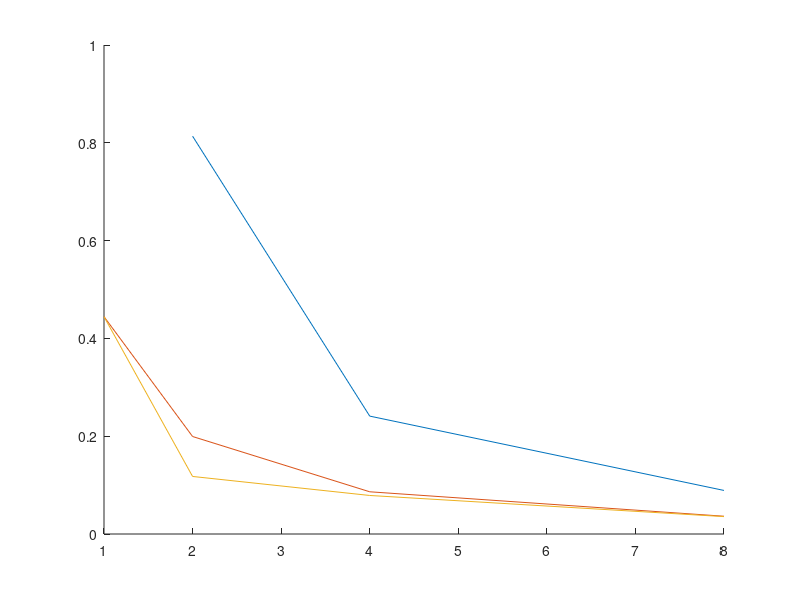

The MATLAB script that drew this image: (Note: this script raises an error after producing the figure.)
%% Numerical Integration: Lab 10
%%%
% *Gwen Zapata*
%%%
% *ISC4220C*
%%

%% $sqrt(t) log(t)$
clear

i = @(t) sqrt(t) .* log(t);
exact = -4/9;

%%%
% Calculate the trapezoidal rule integrals with ns of 1, 2, 4, and 8.
xs = [0,1]; ys = i(xs); ys(1) = 0;
approx(1) = trapz(xs,ys); % n of 1

xs = linspace(0,1,3); ys = i(xs); ys(1) = 0;
approx(2) = trapz(xs,ys); % n of 2

xs = linspace(0,1,5); ys = i(xs); ys(1) = 0;
approx(3) = trapz(xs,ys); % n of 4

xs = linspace(0,1,9); ys = i(xs); ys(1) = 0;
approx(4) = trapz(xs,ys); % n of 8

%%%
% Calculate the error using the known exact integral, and plot the error
% to evaluate the trapezoidal rule's convergence properties.

ns = [1,2,4,8];
aerr = abs(approx -  exact);
rerr = aerr ./ abs(approx);

figure(1);
hold on;
plot(ns, rerr, ns,aerr);

%%%
% Calculate the integral with romberg successive refinement to get the most
% refined answer given the values already calculated, and compare with full
% romberg function.

% refinement on approximations
for m = numel(approx):-1:2
    d = 4^(m-1);
    approx(m) = (d*approx(m) - approx(m-1)) / (d-1);
end

fprintf('The refined estimate is %g ',approx(4));
fprintf('with error value of: %g\n', abs(approx(4)-exact));
plot(ns,abs(approx-exact));

% Because the integral is undefined at 0, the answer will have extra error 
% as the routine must start near 0 instead of at 0.
n = 10539; % The number of iterations required to converge
[I, Is, c, n] = romberg(i,0.0000000000000001,1,1e-10,n);

if c, fprintf('Romberg converged on %g with %g iterations\n',I,n); end

title('Integration error with trapezoidal rule for sqrt(t)log(t)');
xlabel('n');
ylabel('error');
legend('relative error','absolute error','romberg refined');
hold off;

%% erf & $exp(-x^2)$
clear

%%%
% Implement the function we hope to integrate, caclulate the exact
% integral, and estimate the integral with simpson's rule and Gauss
% Quadrature.

i = @(t) exp(-t.^2);
exact = sqrt(pi)/2 * erf(2);

I1 = simpson(i,0,2);
I2 = gaussQuad(i,0,2);

%%%
% Compare Simpson's 1/3 rule and Gauss Quadrature with 4 segments in each
% method.

figure(2);
hold on;

plot(4,abs(I1-exact),'b*',4,abs(I2-exact),'r*');
text(4.05,abs(I1-exact), ['absolute error = ' num2str(I1-exact)]);
text(4.05,abs(I2-exact), ['absolute error = ' num2str(I2-exact)]);
axis([3.5 5 -0.1, 0.3]);

title('Integration error, Simpson''s 1/3 rule vs Gauss Quadrature');
xlabel('n');
ylabel('error');
legend('simpson''s rule','Gauss Quadrature');
hold off;

%% Evaluating integrals with Gauss Quadrature
clear

i = @(t) 1 ./ (exp(t) + exp(-t)); % from -1 to 1, and from 0 to 2

I1 = gaussQuad(i,-1,1);
I2 = gaussQuad(i,0,2);

fprintf('Integral from -1 to 1: %g\nIntegral from  0 to 2: %g\n',I1,I2);

%% Infinite bounds in integrals
% To evaluate the integral $\int_{1}^{\inf} \frac{\sin(x)}{x^2} dx$ we may
% choose a numerial integration method such as Gauss Laguerre or Gauss
% Hermite which can accomodate bounded integrals with infinite bounds.
%
% Another option is to perform a change of variables, or a substitution.
% Using $t=\frac{1}{x}$, the new integral becomes:
%
% $$\int_{0}^{1} sin(\frac{1}{t}) dt$$
%
% Because we have a known lower bound in this case, it's more easily
% possible to solve using a method like Gauss Quadrature which does not
% require the function to be defined at its bounds, because the boundary
% points are not used directly.

%% Double Integarls
% To calculate the integral of
% $\int_{0}^{1}\int_{0}^{1} e^{−x_1^3 +x_2^3} dx_1 dx_2$ it is possible to
% perform standard numerical integration as the bounds of the double 
% integral are very simple.
%
% In fact, we can decompose the iterated integral as:
%
% $$\int_{0}^{1}e^{-x_1^3}dx_1 \int_{0}^{1}e^{x_2^3}dx_2$$
%
% For $$\int\int\limits_D e^{−x_1^3 +x_2^3}dx_1dx_2$, where 
% $D: x_1^2 + 2x_2^2 \let 1$ best suits monte carlo methods because of the
% complicated bounds of integration.  Monte carlo methods can handle
% arbitrary bounds.
